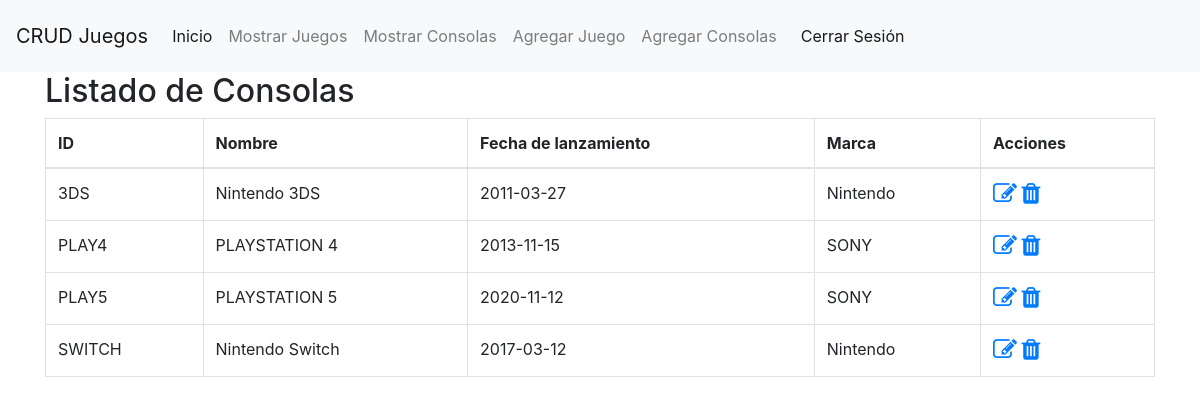
/mostrarConsolas.php, run on the app's committed database.
### tables this page shows
CREATE TABLE `consolas` (
  `id` varchar(20) NOT NULL,
  `nombre` varchar(255) NOT NULL,
  `fechalan` date NOT NULL,
  `marca` varchar(255) NOT NULL
);

### logica/database.php (called while the page is built, shortened)
<?php
    class Database{
        private $con;
        private $dbhost = "localhost";
        private $dbuser = "root";
        private $dbpass = "";
        private $dbname = "proyecto_juegos";
        public function conectar(){
            $this->con = mysqli_connect($this->dbhost, $this->dbuser, $this->dbpass, $this->dbname);
        }
        public function mostrarConsolas(){
            $sql = "SELECT * FROM consolas";
            $res = mysqli_query($this->con, $sql);
            return $res;
        }
    }
?>

### mostrarConsolas.php (the view, shortened to what this page needs)
<!DOCTYPE html>
<html lang="en">
<head>
    <link rel="stylesheet" href="https://stackpath.bootstrapcdn.com/bootstrap/4.1.3/css/bootstrap.min.css">
    <link rel="stylesheet" href="https://maxcdn.bootstrapcdn.com/font-awesome/4.7.0/css/font-awesome.min.css">
</head>
<body>
    <div class="container">
        <div class="table-wrapper">
            <div class="table-title">
                <div class="row">
                    <div class="col-sm-8"><h2>Listado de Consolas</h2></div>
                </div>
            </div>
            <table class="table table-bordered">
                <thead>
                    <tr>
                        <th>ID</th>
                        <th>Nombre</th>
                        <th>Fecha de lanzamiento</th>
                        <th>Marca</th>
                        <th>Acciones</th>
                    </tr>
                </thead>
                <tbody>
                <?php
                    include("logica/database.php");
                    $Consolas = new Database();
                    $listado = $Consolas->mostrarConsolas();
                    while($row=mysqli_fetch_object($listado)){
                        $id = $row->id;
                        $nombre = $row->nombre;
                        $fechalan = $row->fechalan;
                        $marca = $row->marca;
                    ?>
                    <tr>
                        <td><?php echo $id; ?></td>
                        <td><?php echo $nombre; ?></td>
                        <td><?php echo $fechalan; ?></td>
                        <td><?php echo $marca; ?></td>
                        <td>
                            <a href="modificarConsola.php?id=<?php echo $id;?>&mod"><i class="fa fa-edit" style="font-size:24px"></i></a>
                            <a href="logica/proceso_eliminar_consola.php?id=<?php echo $id;?>"><i class="fa fa-trash" style="font-size:24px"></i></a>
                        </td>
                    </tr>
                    <?php
                    }
                ?>
                </tbody>
            </table>
        </div>
    </div>
</body>
</html>

### data on the page
consolas: id "3DS", nombre "Nintendo 3DS", fechalan "2011-03-27", marca "Nintendo"
consolas: id "PLAY4", nombre "PLAYSTATION 4", fechalan "2013-11-15", marca "SONY"
consolas: id "PLAY5", nombre "PLAYSTATION 5", fechalan "2020-11-12", marca "SONY"
consolas: id "SWITCH", nombre "Nintendo Switch", fechalan "2017-03-12", marca "Nintendo"
